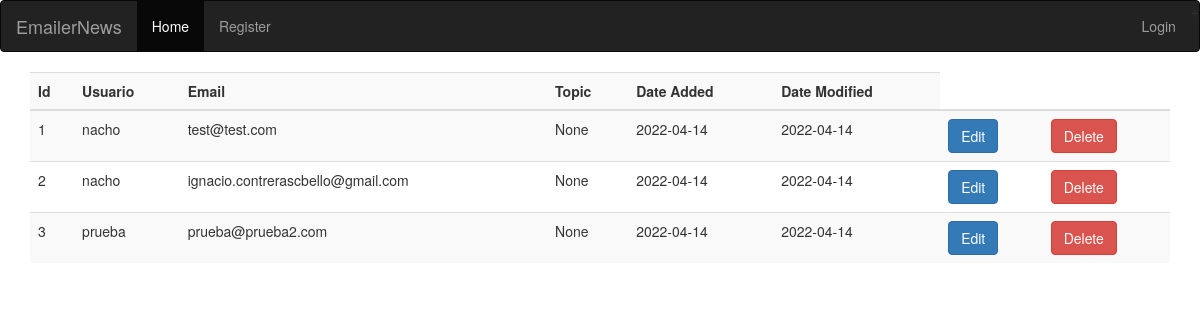
/index, run on the app's committed database.
### models.py (models this page shows, shortened)
class User(db.Model):
    __tablename__ = 'users'
    id = db.Column(db.Integer, primary_key=True)
    name = db.Column(db.String(100), nullable=False)
    username = db.Column(db.String(20), unique=True, nullable=False)
    password = db.Column(db.String(66), nullable=False)
    email = db.Column(db.String(100), nullable=False)
    topic = db.Column(db.String(100), nullable=True)
    date_add = db.Column(db.Date, nullable=False, default=datetime.utcnow())
    date_mod = db.Column(db.Date, nullable=True, default=datetime.utcnow())

### routes.py (the view)
@app.route('/index')
def index():
    if 'username' in session:
        username = session['username']
        print(username)
    users = User.query.all()
    return render_template('index.html',
                           users=users)

### templates/index.html (shortened to what this page needs)
{% extends "base.html" %}
{% block main %}
<div class="container-fluid">
    <table class="table table-striped"
        <thead>
          <tr>
              <th>Id</th>
              <th>Usuario</th>
              <th>Email</th>
              <th>Topic</th>
              <th>Date Added</th>
              <th>Date Modified</th>
          </tr>
        <tbody>
            {% for user in users%}
                <tr>
                    <td>{{ user.id }}</td>
                    <td>{{ user.name }}</td>
                    <td>{{ user.email }}</td>
                    <td>{{ user.topic }}</td>
                    <td>{{ user.date_add }}</td>
                    <td>{{ user.date_mod }}</td>
                    <td><a href="#" class="btn btn-primary">Edit</a></td>
                    <td><a href="#" class="btn btn-danger">Delete</a></td>
                </tr>
            {% endfor %}
        </tbody>
    </table>
</div>
{% endblock %}

### templates/base.html (shortened to what this page needs)
<!DOCTYPE html>
<html lang="en">
<head>
  <link rel="stylesheet" href="https://maxcdn.bootstrapcdn.com/bootstrap/3.4.1/css/bootstrap.min.css">
</head>
<body>
<nav class="navbar navbar-inverse">
  <div class="container-fluid">
    <div class="navbar-header">
      <a class="navbar-brand" href="#">EmailerNews</a>
    </div>
    <ul class="nav navbar-nav">
      <li class="active"><a href="{{ url_for('index') }}">Home</a></li>
      <li><a href="{{ url_for('register') }}">Register</a></li>
    </ul>
    <ul class="nav navbar-nav navbar-right">
      <li><a href="/login" class="">Login</a></li><li>+
    </ul>
  </div>
</nav>
<div class="container-fluid">
  {% block main %}{% endblock %}
</div>
</body>
</html>

### data on the page
User: id "1", name "nacho", email "test@test.com", topic "None", date_add "2022-04-14", date_mod "2022-04-14"
User: id "2", name "nacho", email "ignacio.contrerascbello@gmail.com", topic "None", date_add "2022-04-14", date_mod "2022-04-14"
User: id "3", name "prueba", email "prueba@prueba2.com", topic "None", date_add "2022-04-14", date_mod "2022-04-14"
